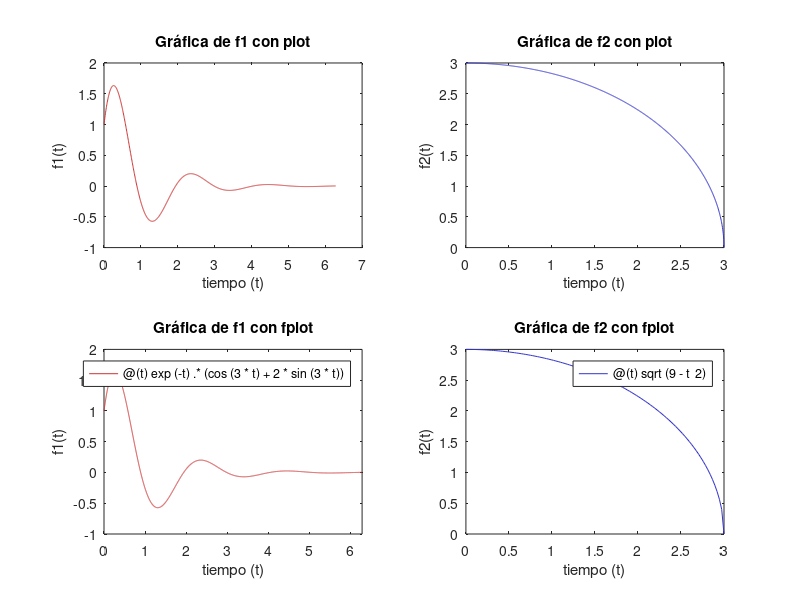
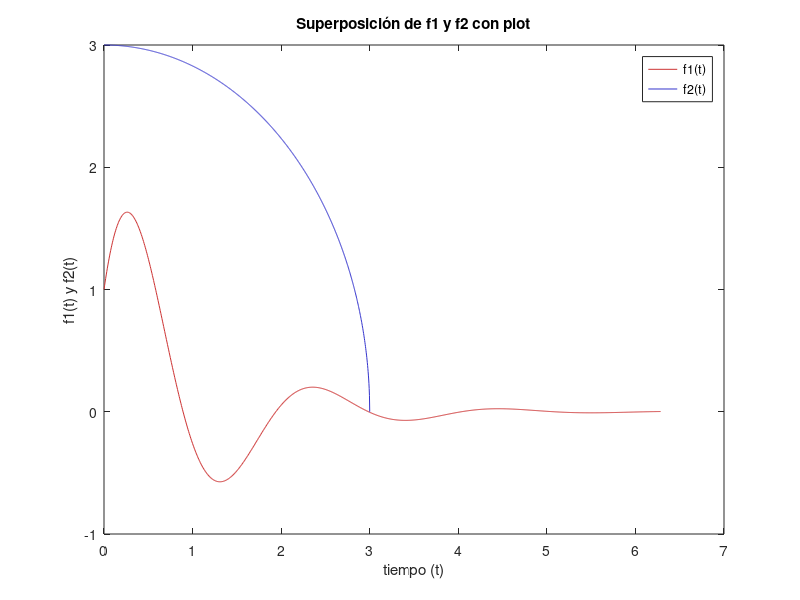
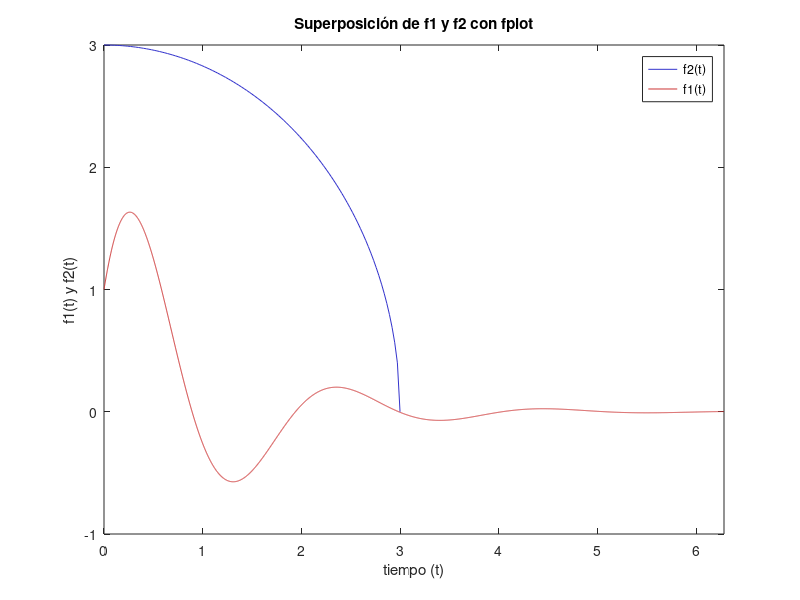

The MATLAB script that drew these images, in order:
close all;

t1 = linspace(0, 2*pi, 1000); % Incremento en el número de puntos 
t2 = linspace(0, 3, 1000);     % Incremento en el número de puntos

% Definición de las funciones:
f1 = exp(-t1) .* (cos(3*t1) + 2*sin(3*t1));
f2 = sqrt(9 - t2.^2);

% Colores para las gráficas (este paso fue opcional)
color_f1_fplot = [0.8, 0.2, 0.2]; % Rojo oscuro
color_f2_fplot = [0.2, 0.2, 0.8]; % Azul oscuro

% Gráficas con plot
figure;
subplot(2,2,1);
plot(t1, f1, 'Color', color_f1_fplot); % Color personalizado para f1 en plot
title('Gráfica de f1 con plot');
xlabel('tiempo (t)');
ylabel('f1(t)');
subplot(2,2,2);
plot(t2, f2, 'Color', color_f2_fplot); % Color personalizado para f2 en plot
title('Gráfica de f2 con plot');
xlabel('tiempo (t)');
ylabel('f2(t)');

% Gráficas con fplot
subplot(2,2,3);
fplot(@(t) exp(-t) .* (cos(3*t) + 2*sin(3*t)), [0, 2*pi], 'Color', color_f1_fplot);
title('Gráfica de f1 con fplot');
xlabel('tiempo (t)');
ylabel('f1(t)');
subplot(2,2,4);
fplot(@(t) sqrt(9 - t^2), [0, 3], 'Color', color_f2_fplot);
title('Gráfica de f2 con fplot');
xlabel('tiempo (t)');
ylabel('f2(t)');

% Superposición de f1 y f2 con plot
figure;
plot(t1, f1, 'Color', color_f1_fplot); % Color personalizado para f1 en plot
hold on 
plot(t2, f2, 'Color', color_f2_fplot); % Color personalizado para f2 en plot
title('Superposición de f1 y f2 con plot');
xlabel('tiempo (t)');
ylabel('f1(t) y f2(t)');
legend('f1(t)', 'f2(t)');
hold off;

% Superposición de f1 y f2 con fplot
figure;
fplot(@(t) sqrt(9 - t^2), [0, 3], 'Color', color_f2_fplot);
hold on 
fplot(@(t) exp(-t) .* (cos(3*t) + 2*sin(3*t)), [0, 2*pi], 'Color', color_f1_fplot);
title('Superposición de f1 y f2 con fplot');
xlabel('tiempo (t)');
ylabel('f1(t) y f2(t)');
legend('f2(t)', 'f1(t)');
